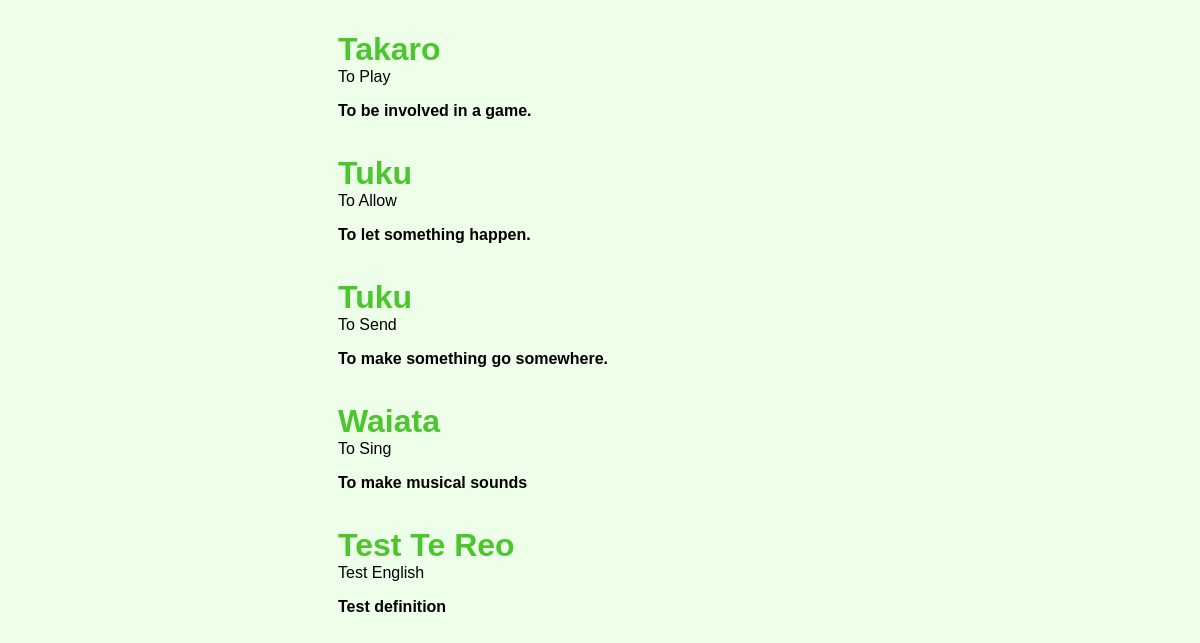
Page /words/category/1 (lower part) on the earlier database version.
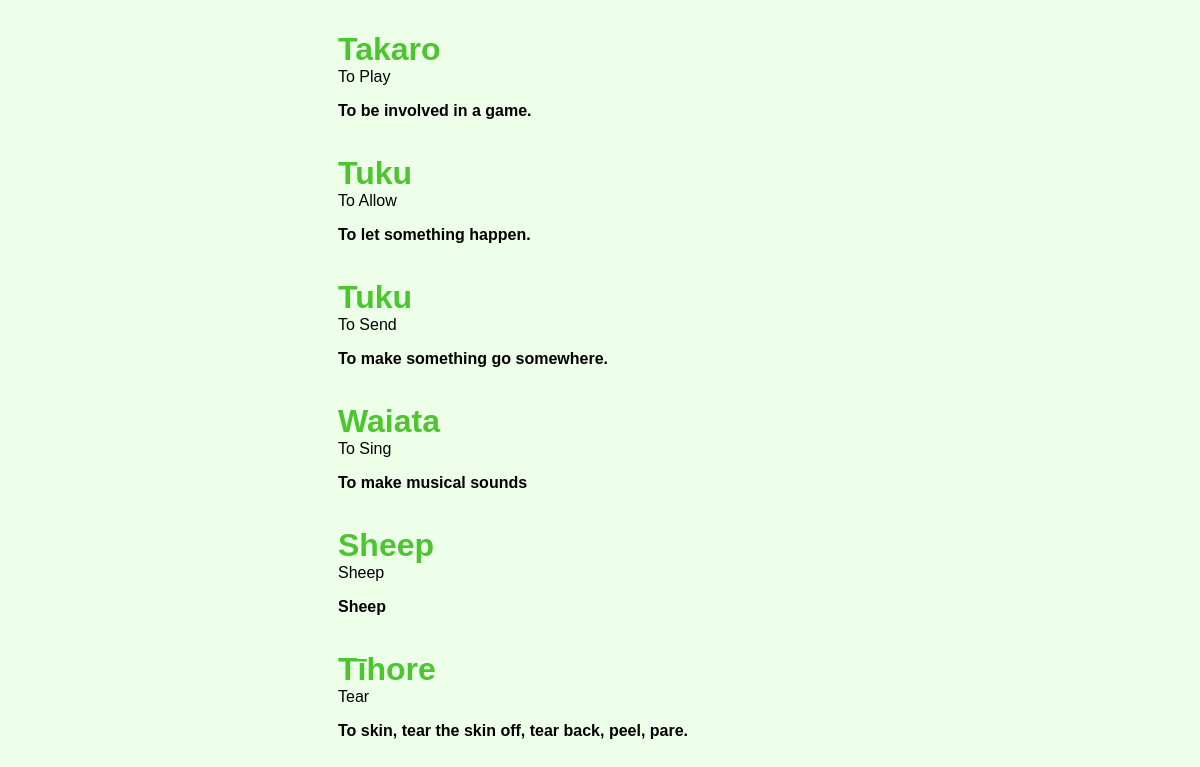
Same page on the later database version.
### tables this page shows
CREATE TABLE "words"
(
    id               integer
        constraint words_pk
            primary key autoincrement,
    english_word     varchar(30),
    maori_word       varchar(30),
    definition       varchar(100),
    category         varchar(30),
    level            integer,
    last_edited_date date,
    last_edited_by   varchar(70),
    image_name       varchar(30)
);

### app.py (the view)
@app.route('/words/category/<category_id>', methods=['POST', 'GET'])
def render_wordcategory(category_id):
    if request.method == 'POST':
        search = request.form.get('search').lower().strip()
        return redirect('/words/' + search)
    category = database_select('SELECT category FROM categories WHERE category_id = ?', (category_id,))[0][0]
    words = database_select('SELECT * FROM words WHERE category = ?', (category,))
    if len(words) == 0:
        words = None
    return render_template('words.html', logged_in=is_logged_in(), user_info=user_info(), word_info=words)

### app.py (called while the page is built)
def create_connection(db_file):
    try:
        connection = sqlite3.connect(db_file)
        return connection
    except Error as e:
        print(e)
    return None

def database_select(query, info):
    con = create_connection(DATABASE)
    cur = con.cursor()
    cur.execute(query, info)
    info = cur.fetchall()
    con.close()
    return info

def is_logged_in():
    if session.get('email') is None:
        return False
    else:
        return True

def user_info():
    return session

### templates/words.html (shortened to what this page needs)
{% extends "base.html" %}
{% block main %}
    <br>
    {% if word_info != None %}
        {% for word in word_info %}
            <table class="word_display">
                <tr>
                    <td colspan="2"><h3 onclick="togglePopup{{ word[0] }}()">{{ word[2] }}</h3><p>{{ word[1] }}</p></td>
                </tr>
                <tr>
                    <td colspan="2" class="definition">{{ word[3] }}</td>
                </tr>
            </table>
            <br>
        {% endfor %}
    {% else %}
        <h2>No results found</h2>
    {% endif %}
{% endblock %}

Differences in the rows shown:
removed words: maori_word "Test Te Reo", english_word "Test English", definition "Test definition"
added words: maori_word "Sheep", english_word "Sheep", definition "Sheep"
added words: maori_word "Tīhore", english_word "Tear", definition "To skin, tear the skin off, tear back, peel, pare."
